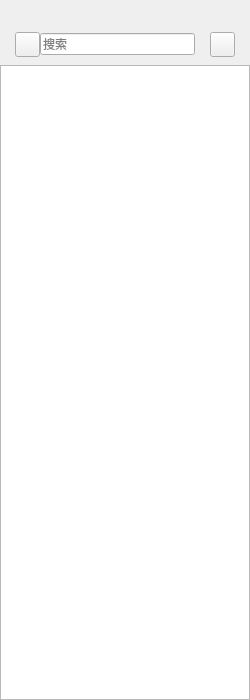
<?xml version="1.0" encoding="UTF-8"?>
<ui version="4.0">
 <class>ChatListWidget</class>
 <widget class="QWidget" name="ChatListWidget">
  <property name="geometry">
   <rect>
    <x>0</x>
    <y>0</y>
    <width>250</width>
    <height>700</height>
   </rect>
  </property>
  <property name="sizePolicy">
   <sizepolicy hsizetype="Expanding" vsizetype="Expanding">
    <horstretch>0</horstretch>
    <verstretch>0</verstretch>
   </sizepolicy>
  </property>
  <property name="minimumSize">
   <size>
    <width>250</width>
    <height>0</height>
   </size>
  </property>
  <property name="maximumSize">
   <size>
    <width>250</width>
    <height>16777215</height>
   </size>
  </property>
  <property name="windowTitle">
   <string>Form</string>
  </property>
  <layout class="QGridLayout" name="gridLayout">
   <property name="leftMargin">
    <number>0</number>
   </property>
   <property name="topMargin">
    <number>0</number>
   </property>
   <property name="rightMargin">
    <number>0</number>
   </property>
   <property name="bottomMargin">
    <number>0</number>
   </property>
   <property name="spacing">
    <number>0</number>
   </property>
   <item row="0" column="0">
    <widget class="QWidget" name="nullWidget" native="true">
     <property name="minimumSize">
      <size>
       <width>0</width>
       <height>25</height>
      </size>
     </property>
     <property name="maximumSize">
      <size>
       <width>16777215</width>
       <height>25</height>
      </size>
     </property>
    </widget>
   </item>
   <item row="1" column="0">
    <widget class="QWidget" name="toolWidget" native="true">
     <property name="minimumSize">
      <size>
       <width>0</width>
       <height>40</height>
      </size>
     </property>
     <property name="maximumSize">
      <size>
       <width>16777215</width>
       <height>40</height>
      </size>
     </property>
     <layout class="QGridLayout" name="gridLayout_2">
      <property name="leftMargin">
       <number>15</number>
      </property>
      <property name="topMargin">
       <number>0</number>
      </property>
      <property name="rightMargin">
       <number>15</number>
      </property>
      <property name="bottomMargin">
       <number>0</number>
      </property>
      <property name="horizontalSpacing">
       <number>15</number>
      </property>
      <property name="verticalSpacing">
       <number>0</number>
      </property>
      <item row="0" column="0">
       <widget class="QWidget" name="searchWidget" native="true">
        <property name="minimumSize">
         <size>
          <width>0</width>
          <height>25</height>
         </size>
        </property>
        <property name="maximumSize">
         <size>
          <width>16777215</width>
          <height>25</height>
         </size>
        </property>
        <layout class="QGridLayout" name="gridLayout_4">
         <property name="leftMargin">
          <number>0</number>
         </property>
         <property name="topMargin">
          <number>0</number>
         </property>
         <property name="rightMargin">
          <number>0</number>
         </property>
         <property name="bottomMargin">
          <number>0</number>
         </property>
         <property name="spacing">
          <number>0</number>
         </property>
         <item row="0" column="0" rowspan="2" colspan="2">
          <widget class="QPushButton" name="btnSearch">
           <property name="maximumSize">
            <size>
             <width>25</width>
             <height>25</height>
            </size>
           </property>
           <property name="focusPolicy">
            <enum>Qt::FocusPolicy::StrongFocus</enum>
           </property>
           <property name="text">
            <string/>
           </property>
           <property name="icon">
            <iconset resource="../resource.qrc">
             <normaloff>:/resource/icon/menu/search2.svg</normaloff>:/resource/icon/menu/search2.svg</iconset>
           </property>
           <property name="iconSize">
            <size>
             <width>12</width>
             <height>12</height>
            </size>
           </property>
          </widget>
         </item>
         <item row="0" column="2" rowspan="2">
          <widget class="QLineEdit" name="leditSearch">
           <property name="sizePolicy">
            <sizepolicy hsizetype="Expanding" vsizetype="Fixed">
             <horstretch>0</horstretch>
             <verstretch>0</verstretch>
            </sizepolicy>
           </property>
           <property name="minimumSize">
            <size>
             <width>0</width>
             <height>0</height>
            </size>
           </property>
           <property name="maximumSize">
            <size>
             <width>16777215</width>
             <height>16777215</height>
            </size>
           </property>
           <property name="placeholderText">
            <string>搜索</string>
           </property>
          </widget>
         </item>
        </layout>
       </widget>
      </item>
      <item row="0" column="1">
       <widget class="QPushButton" name="btnPlus">
        <property name="minimumSize">
         <size>
          <width>25</width>
          <height>25</height>
         </size>
        </property>
        <property name="maximumSize">
         <size>
          <width>25</width>
          <height>25</height>
         </size>
        </property>
        <property name="focusPolicy">
         <enum>Qt::FocusPolicy::StrongFocus</enum>
        </property>
        <property name="text">
         <string/>
        </property>
        <property name="icon">
         <iconset resource="../resource.qrc">
          <normaloff>:/resource/icon/menu/plus.svg</normaloff>:/resource/icon/menu/plus.svg</iconset>
        </property>
       </widget>
      </item>
     </layout>
    </widget>
   </item>
   <item row="2" column="0">
    <widget class="QListWidget" name="listWidget"/>
   </item>
  </layout>
 </widget>
 <resources>
  <include location="../resource.qrc"/>
 </resources>
 <connections/>
</ui>
